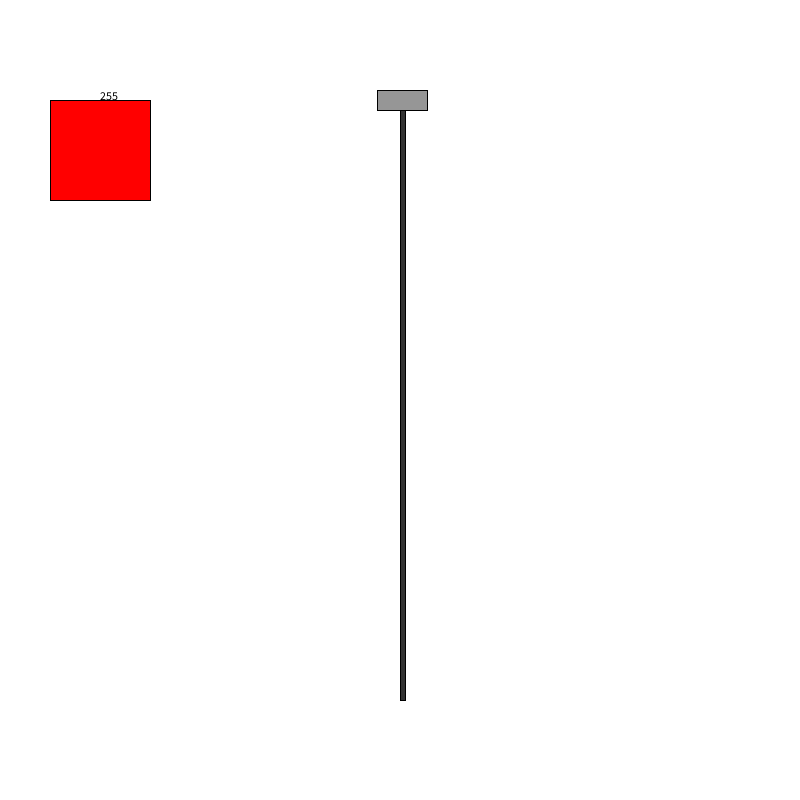
Frame 1 (no input)
Frame 60 (the mouse pressed at the canvas centre just before this capture): identical to frame 1, image omitted
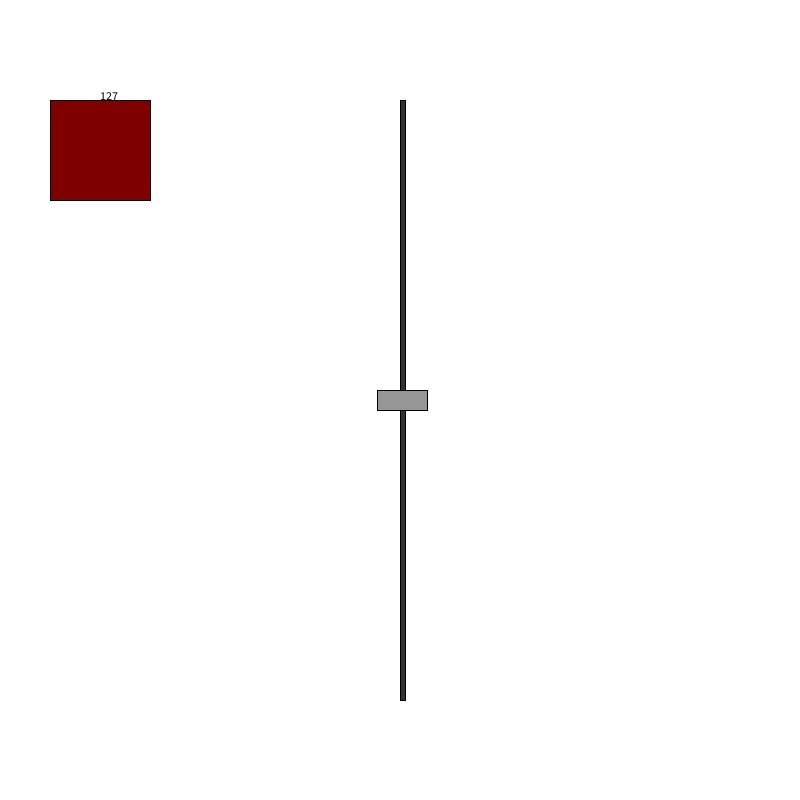
Frame 120 (the mouse held since frame 60 and released just before this capture)

The Processing sketch that drew these frames (run headless with seeded random() and noise(); from frame 60 on, the mouse is pressed at the canvas centre):

// Processing sketch: Slider_template
// ── Slider_template.pde
float sliderTab;
boolean sliderClicked;
int colourNumber;
//= map(sliderTab, 100, 700, 0, 255);


void setup(){
  size(800, 800); 
  sliderTab = 100;
  sliderClicked = false;
}

void draw(){
  background(255);
  fill(50);
  rectMode(CORNER);
  rect(400, 100, 5, 600); 
  
  mouseY = constrain(mouseY, 100, 700);
  slider();
  
  showRed();
}

void slider(){
  colourNumber = int(map(sliderTab, 100, 700, 255, 0));

  
  if(mouseX >= 375 && mouseX <= 425 && mouseY >= 100 && mouseY <= 700 && mousePressed){
    sliderClicked = true;
  }
  
  if (sliderClicked){
  sliderTab = mouseY; 
  }
  
  fill(150);
  rectMode(CENTER);
  rect(402.5, sliderTab, 50, 20);
  
  fill(0);
  
  text(colourNumber, 100, 100);
}

void mouseReleased(){
  sliderClicked = false;
}

void showRed(){
  fill(colourNumber, 0 ,0);
  rect(100, 150, 100, 100);
}

//hello
